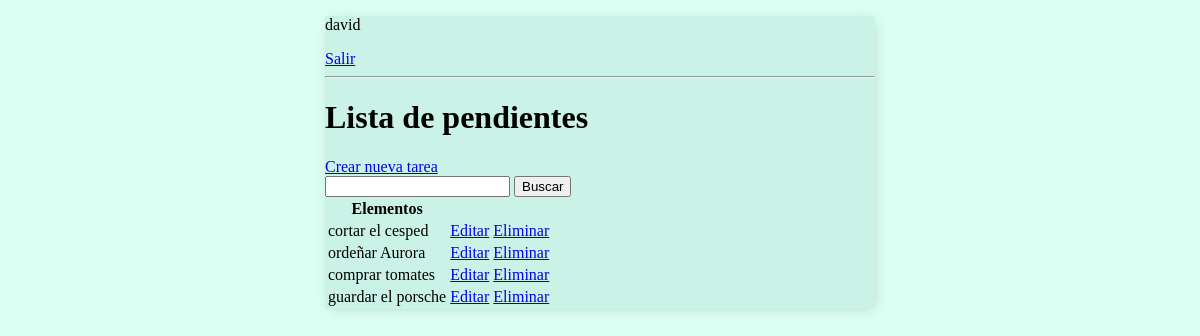
The app's page / (signed in), older data.
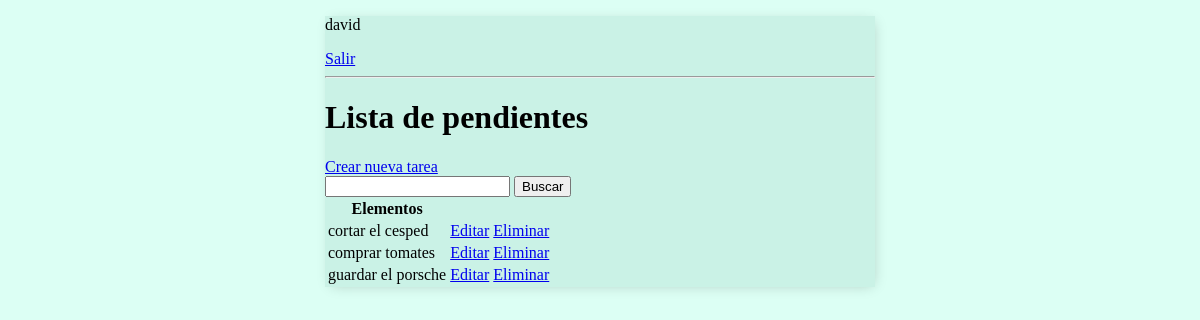
The same page, newer data.
### base/models.py (models this page shows, shortened)
class Tarea(models.Model):
    usuario = models.ForeignKey(User, on_delete= models.CASCADE, null= True, blank = True)
    titulo = models.CharField(max_length = 200)
    descripcion = models.TextField(null = True, blank = True)
    completo = models.BooleanField(default = False)
    creado = models.DateTimeField(auto_now_add = True)
    class Meta:
        ordering = ['completo']

### base/views.py (the view)
# urls.py: path('', ListaPendientes.as_view(), name='tareas'),
class ListaPendientes(LoginRequiredMixin, ListView):
    model = Tarea
    context_object_name = 'tareas'
    def get_context_data(self, **kwargs):
        context = super().get_context_data(**kwargs)
        context['tareas'] = context['tareas'].filter(usuario=self.request.user)
        context['count'] = context['tareas'].filter(completo=False).count()
        valor_buscado = self.request.GET.get('area-buscar') or ''
        if valor_buscado:
            context['tareas'] = context['tareas'].filter(titulo__icontains = valor_buscado)
        context['valor_buscado'] = valor_buscado
        return context

### base/templates/base/tarea_list.html
{% extends "base/principal.html" %}
{% block content %}
{% if request.user.is_authenticated %}
    <p>{{request.user}}</p>
    <a href={% url "logout" %}>Salir</a>
{% else %}
    <a href="{% url 'login' %}">Ingresar</a>
{% endif %}
<hr>
<h1>Lista de pendientes</h1>
<a href='{% url 'crear-tarea' %}'>Crear nueva tarea</a>
<form method="GET">
    <input type="text" name="area-buscar" value="{{valor_buscado}}">
    <input type="submit" value="Buscar">
</form>
<table>
    <tr>
        <th>Elementos</th>
        <th></th>
        <th></th>
    </tr>
    {% for tarea in tareas %}
    <tr>
        <td>{{tarea.titulo}}</td>
        <td><a href="{% url 'editar-tarea' tarea.id %}">Editar</a></td>
        <td><a href="{% url 'eliminar-tarea' tarea.id %}">Eliminar</a></td>
    </tr>
    {% empty %}
    <h3>No hay elementos en esta lista</h3>
    {% endfor %}
</table>
{% endblock content %}

### base/templates/base/principal.html (shortened to what this page needs)
<!DOCTYPE html>
<html lang="es">
<head>
</head>
<body>
    <div class="container">
        {% block content %}
        {% endblock content %}
</body>
</html>

### base/templates/base/principal.html (style rules this page uses)
body { background-color: #DCFFF4; }
.container { max-width: 550px; margin: auto; background-color: #CAF2E6; -webkit-box-shadow: 2px 2px 13px -4px rgba(0, 0, 0, 0.21); box-shadow: 2px 2px 13px -4px rgba(0, 0, 0, 0.21); }

Row changes from the older to the newer data that the page shows:
removed Tarea: titulo "ordeñar Aurora"
